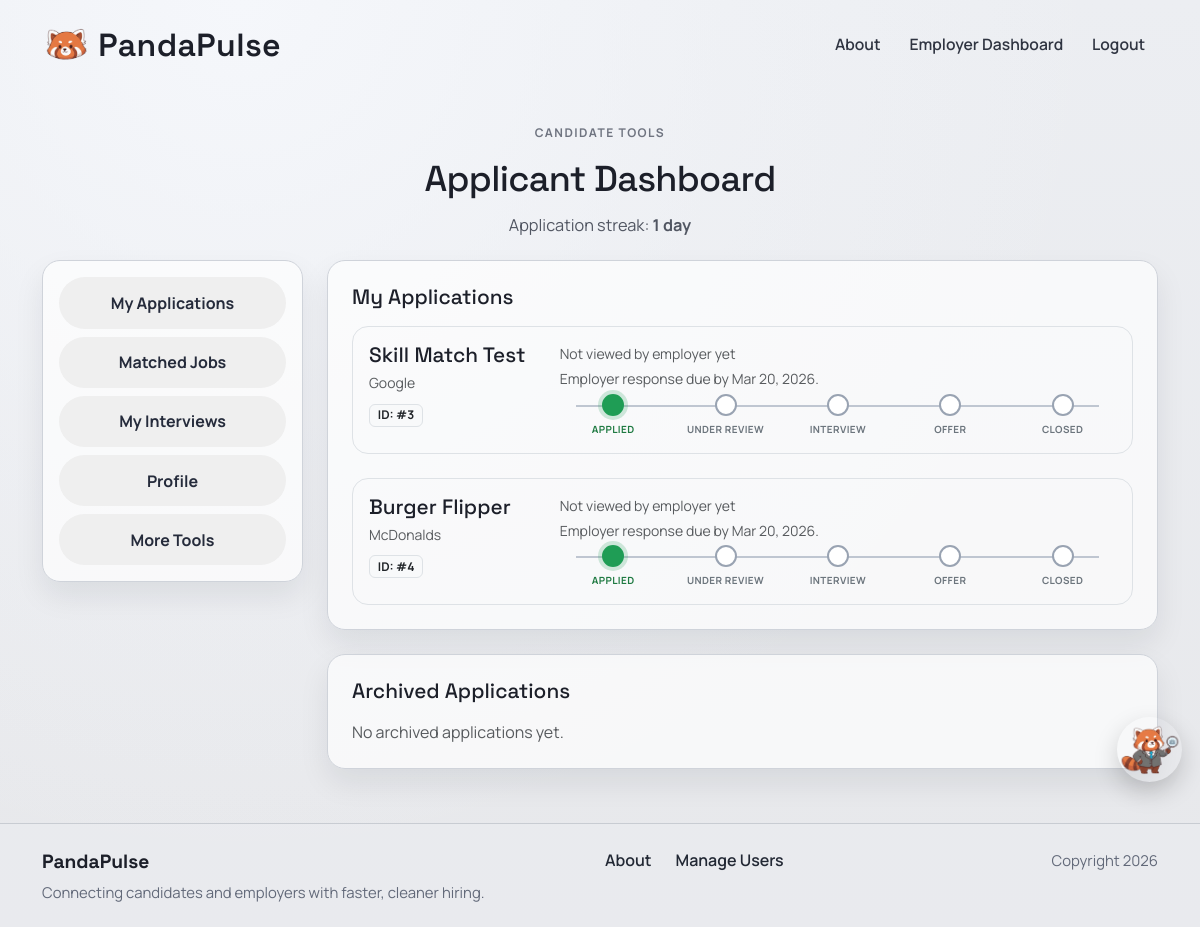
Page /apply/status/ (signed in) on the committed database.
### apply/models.py (models this page shows, shortened)
class Application(models.Model):
    STATUS_CHOICES = [
        ("applied", "Applied"),
        ("review", "Under Review"),
        ("interview", "Interview"),
        ("offer", "Offer"),
        ("rejected", "Rejected"),
        ("closed", "Closed"),
    ]
    user = models.ForeignKey(User, on_delete=models.CASCADE)
    job = models.ForeignKey(JobPost, on_delete=models.CASCADE, related_name="applications")
    note = models.TextField(blank=True)
    resume_file = models.FileField(upload_to="resumes/", blank=True, null=True)
    resume_type = models.CharField(
        max_length=20,
        choices=[("profile", "Profile Resume"), ("uploaded", "Uploaded Resume")]
    )
    applied_at = models.DateTimeField(auto_now_add=True)
    status = models.CharField(max_length=20, choices=STATUS_CHOICES, default="applied")
    employer_viewed = models.BooleanField(default=False)
    employer_viewed_at = models.DateTimeField(blank=True, null=True)
    responded_at = models.DateTimeField(blank=True, null=True)
    auto_rejected_for_timeout = models.BooleanField(default=False)
    rejected_at = models.DateTimeField(blank=True, null=True)
    archived_by_applicant = models.BooleanField(default=False)
    archived_by_employer = models.BooleanField(default=False)
    class Meta:
        unique_together = ("user", "job")
    @property
    def response_due_on(self):
        base_time = self.responded_at or self.applied_at
        if not base_time:
            return None
        return base_time + timedelta(days=30)
    @property
    def response_due_within_7_days(self):
        due_on = self.response_due_on
        if not due_on:
            return False
        days_remaining = (due_on - timezone.now()).days
        return 0 <= days_remaining <= 7

### jobposts/models.py (models this page shows, shortened)
class JobPost(models.Model):
    COMPANY_SIZE_CHOICES = [
        ("small", "Small (1-50)"),
        ("mid_size", "Mid-size (51-500)"),
        ("large", "Large (501-5,000)"),
        ("fortune_500", "Fortune 500"),
        ("startup", "Startup"),
        ("enterprise", "Enterprise"),
        ("other", "Other"),
    ]
    owner = models.ForeignKey(
        settings.AUTH_USER_MODEL,
        on_delete=models.CASCADE,
        related_name='job_posts',
        null=True,
        blank=True,
    )
    title = models.CharField(max_length=200)
    company = models.CharField(max_length=150)
    location = models.CharField(max_length=150)
    pay_range = models.CharField(max_length=100)
    skills = models.CharField(max_length=300, blank=True)
    salary_min = models.IntegerField(null=True, blank=True)
    salary_max = models.IntegerField(null=True, blank=True)
    WORK_SETTING_CHOICES = [
        ("remote", "Remote"),
        ("onsite", "On-site"),
        ("hybrid", "Hybrid"),
    ]
    work_setting = models.CharField(max_length=20, choices=WORK_SETTING_CHOICES, default="onsite")
    company_size = models.CharField(max_length=20, choices=COMPANY_SIZE_CHOICES, default="other")
    visa_sponsorship = models.BooleanField(default=False)
    description = models.TextField()
    created_at = models.DateTimeField(auto_now_add=True)

### apply/views.py (the view)
# urls.py: path('status/', views.application_status, name='application_status'),
@login_required
def application_status(request):
    enforce_employer_response_deadline()
    auto_archive_old_rejections()
    sync_applicant_job_matches(request.user)
    active_applications = Application.objects.filter(
        user=request.user,
        archived_by_applicant=False,
    ).select_related("job")
    archived_applications = Application.objects.filter(
        user=request.user,
        archived_by_applicant=True,
    ).select_related("job")
    matched_jobs = (
        ApplicantJobMatch.objects.filter(applicant=request.user)
        .select_related("job")
        .order_by("-score", "-updated_at")
    )
    return render(
        request,
        "apply/status.html",
        {
            "applications": active_applications,
            "archived_applications": archived_applications,
            "matched_jobs": matched_jobs,
            "application_streak": calculate_application_streak(request.user),
        },
    )

### apply/templates/apply/status.html (shortened to what this page needs)
{% extends "base.html" %}
{% block content %}
<section class="page-shell">
  <div class="container">
    <div class="page-intro text-center">
      <p class="page-kicker">Candidate tools</p>
      <h1 class="page-title page-title-sm">Applicant Dashboard</h1>
      <p class="page-copy mb-0">Application streak: <strong>{{ application_streak|default:'0' }} day{% if application_streak != 1 %}s{% endif %}</strong></p>
    </div>
    <div class="row g-4 align-items-start">
      <div class="col-lg-3">
        <div class="surface-card applicant-nav-card p-3">
          <div class="nav flex-column nav-pills gap-2" id="applicant-dashboard-nav" role="tablist" aria-orientation="vertical">
            <button class="secondary-btn border-0 text-start active" id="tab-applications-btn" data-bs-toggle="pill" data-bs-target="#tab-applications" type="button" role="tab" aria-controls="tab-applications" aria-selected="true">
              My Applications
            </button>
            <button class="secondary-btn border-0 text-start" id="tab-matched-jobs-btn" data-bs-toggle="pill" data-bs-target="#tab-matched-jobs" type="button" role="tab" aria-controls="tab-matched-jobs" aria-selected="false">
              Matched Jobs
            </button>
            <button class="secondary-btn border-0 text-start" id="tab-interviews-btn" data-bs-toggle="pill" data-bs-target="#tab-interviews" type="button" role="tab" aria-controls="tab-interviews" aria-selected="false">
              My Interviews
            </button>
            <button class="secondary-btn border-0 text-start" id="tab-profile-btn" data-bs-toggle="pill" data-bs-target="#tab-profile" type="button" role="tab" aria-controls="tab-profile" aria-selected="false">
              Profile
            </button>
            <button class="secondary-btn border-0 text-start" id="tab-tools-btn" data-bs-toggle="pill" data-bs-target="#tab-tools" type="button" role="tab" aria-controls="tab-tools" aria-selected="false">
              More Tools
            </button>
          </div>
        </div>
      </div>
      <div class="col-lg-9">
        <div class="tab-content vstack gap-4" id="applicant-dashboard-content">
          <div class="tab-pane fade show active" id="tab-applications" role="tabpanel" aria-labelledby="tab-applications-btn" tabindex="0">
            <div class="surface-card mb-4">
              <h3 class="surface-title mb-3">My Applications</h3>
              <div class="row g-4">
                {% for application in applications %}
                <div class="col-12">
                  <div class="border rounded-4 p-3">
                    <div class="row align-items-start g-3">
                      <div class="col-lg-3">
                        <h5 class="surface-title mb-1">{{ application.job.title }}</h5>
                        <p class="text-muted mb-0 small">{{ application.job.company }}</p>
                        <div class="mt-2">
                          <span class="badge bg-light text-dark border">ID: #{{ application.id }}</span>
                        </div>
                      </div>
                      <div class="col-lg-9">
                        <p class="small mb-1 {% if application.employer_viewed %}text-success{% else %}text-muted{% endif %}">
                          {% if application.employer_viewed %}
                            Viewed by employer{% if application.employer_viewed_at %} on {{ application.employer_viewed_at|date:"M j, Y g:i A" }}{% endif %}
                          {% else %}
                            Not viewed by employer yet
                          {% endif %}
                        </p>
                        {% if application.status != 'closed' and application.status != 'rejected' %}
                        <p class="small mb-1 {% if application.response_due_within_7_days %}text-danger{% else %}text-muted{% endif %}">
                          Employer response due by {{ application.response_due_on|date:"M j, Y" }}.
                        </p>
                        {% endif %}
                        {% if application.status == 'rejected' %}
                        <div class="alert alert-danger rounded-4 mb-0">
                          <strong>Update on your application.</strong>
                          {% if application.auto_rejected_for_timeout %}
                            This application was automatically closed because the employer did not respond within 30 days.
                          {% else %}
                            We moved forward with other candidates at {{ application.job.company }}.
                          {% endif %}
                          <div class="small mt-2">
                            This application will auto-archive on {{ application.auto_archive_on|date:"M j, Y" }}.
                          </div>
                          <form method="post" action="{% url 'apply:archive_application' application.id %}" class="mt-2">
                            {% csrf_token %}
                            <button type="submit" class="secondary-btn btn-compact border-0">Archive now</button>
                          </form>
                        </div>
                        {% else %}
                        <div class="stepper-wrapper">
                          {% with "applied review interview offer closed" as status_order %}
                            {% for key, label in application.STATUS_CHOICES %}
                              {% if key != 'rejected' %}
                              <div class="stepper-item {% if key == application.status %}active{% elif key in status_order and application.status in status_order %}{% if application.status == 'review' and key == 'applied' %}completed{% elif application.status == 'interview' and key == 'applied' or application.status == 'interview' and key == 'review' %}completed{% elif application.status == 'offer' and key != 'offer' and key != 'closed' %}completed{% elif application.status == 'closed' %}completed{% else %}pending{% endif %}{% else %}pending{% endif %}">
                                <div class="step-counter"></div>
                                <div class="step-name">{{ label }}</div>
                              </div>
                              {% endif %}
                            {% endfor %}
                          {% endwith %}
                        </div>
                        {% endif %}
                      </div>
                    </div>
                  </div>
                </div>
                {% empty %}
                <div class="col-12 text-center py-5">
                  <p class="text-muted mb-0">No active applications found.</p>
                </div>
                {% endfor %}
              </div>
            </div>
            <div class="surface-card">
              <h3 class="surface-title mb-3">Archived Applications</h3>
              <div class="row g-3">
                {% for application in archived_applications %}
                <div class="col-12">
                  <div class="border rounded-4 p-3 d-flex justify-content-between align-items-center flex-wrap gap-2">
                    <div>
                      <h5 class="surface-title mb-1">{{ application.job.title }}</h5>
                      <p class="text-muted mb-0 small">{{ application.job.company }}</p>
                    </div>
                    <span class="badge bg-secondary-subtle text-secondary">Archived</span>
                  </div>
                </div>
                {% empty %}
                <div class="col-12">
                  <p class="text-muted mb-0">No archived applications yet.</p>
                </div>
                {% endfor %}
              </div>
            </div>
          </div>
        </div>
      </div>
    </div>
  </div>
</section>
{% endblock %}

### rows in the picture
Application: job "Skill Match Test", job.company "Google", id "3", employer_viewed "Not viewed by employer yet", response_due_on "Mar 20, 2026", status "applied" (drawn), STATUS_CHOICES "APPLIED" "UNDER REVIEW" "INTERVIEW" "OFFER" "CLOSED"
Application: job "Burger Flipper", job.company "McDonalds", id "4", employer_viewed "Not viewed by employer yet", response_due_on "Mar 20, 2026", status "applied" (drawn), STATUS_CHOICES "APPLIED" "UNDER REVIEW" "INTERVIEW" "OFFER" "CLOSED"

### other values in the picture
{{ application_streak|default:'0' }} "1"
